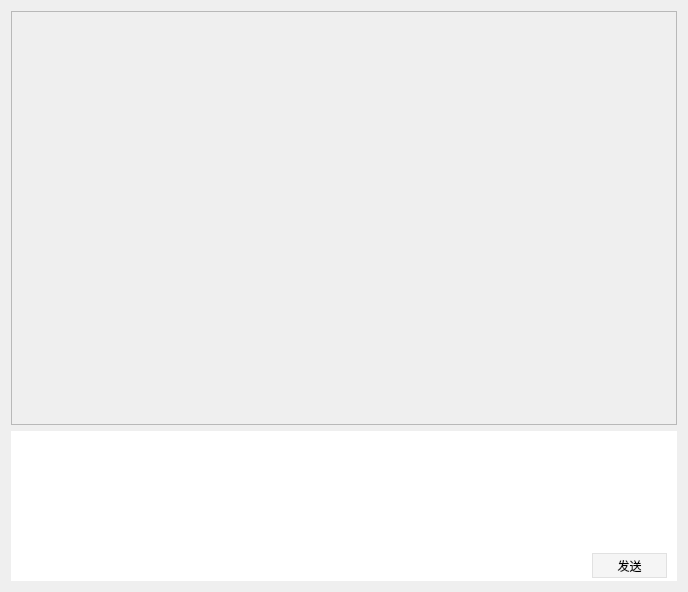
<?xml version="1.0" encoding="UTF-8"?>
<ui version="4.0">
 <class>ToPaoPao</class>
 <widget class="QWidget" name="ToPaoPao">
  <property name="geometry">
   <rect>
    <x>0</x>
    <y>0</y>
    <width>688</width>
    <height>592</height>
   </rect>
  </property>
  <property name="windowTitle">
   <string>ToPaoPao</string>
  </property>
  <layout class="QVBoxLayout" name="verticalLayout" stretch="4,0">
   <item>
    <widget class="QScrollArea" name="scrollArea">
     <property name="autoFillBackground">
      <bool>false</bool>
     </property>
     <property name="styleSheet">
      <string notr="true">QScrollBar:vertical
{
    background: transparent;
    width: 6px;
    border: 0px;
    border-radius: 3px;
}
QScrollBar::handle:vertical
{
    background-color: #c3c0b9;
    border-radius: 3px;
    min-height:60px;
}

QScrollBar::handle:vertical:hover
{
    background-color: #686868;
    min-height:60px;
}

QScrollBar::handle:vertical:pressed
{
    background-color: #686868;
    min-height:60px;
}</string>
     </property>
     <property name="horizontalScrollBarPolicy">
      <enum>Qt::ScrollBarAlwaysOff</enum>
     </property>
     <property name="widgetResizable">
      <bool>true</bool>
     </property>
     <widget class="QWidget" name="scrollAreaWidgetContents_2">
      <property name="geometry">
       <rect>
        <x>0</x>
        <y>0</y>
        <width>668</width>
        <height>416</height>
       </rect>
      </property>
      <property name="autoFillBackground">
       <bool>true</bool>
      </property>
      <property name="styleSheet">
       <string notr="true"/>
      </property>
     </widget>
    </widget>
   </item>
   <item>
    <widget class="QWidget" name="widget" native="true">
     <property name="minimumSize">
      <size>
       <width>0</width>
       <height>150</height>
      </size>
     </property>
     <property name="maximumSize">
      <size>
       <width>16777215</width>
       <height>150</height>
      </size>
     </property>
     <property name="styleSheet">
      <string notr="true">QWidget::widget {background-color: rgb(255, 255, 255);}</string>
     </property>
     <layout class="QHBoxLayout" name="horizontalLayout_2">
      <property name="leftMargin">
       <number>0</number>
      </property>
      <property name="topMargin">
       <number>0</number>
      </property>
      <property name="rightMargin">
       <number>0</number>
      </property>
      <property name="bottomMargin">
       <number>0</number>
      </property>
      <item>
       <layout class="QVBoxLayout" name="verticalLayout_2" stretch="2,0">
        <property name="spacing">
         <number>0</number>
        </property>
        <item>
         <widget class="QPlainTextEdit" name="texteditInput">
          <property name="styleSheet">
           <string notr="true">QPlainTextEdit {
border:none;
}</string>
          </property>
          <property name="plainText">
           <string/>
          </property>
          <property name="placeholderText">
           <string/>
          </property>
         </widget>
        </item>
        <item>
         <widget class="QWidget" name="widget_2" native="true">
          <property name="styleSheet">
           <string notr="true">background-color: rgb(255, 255, 255);</string>
          </property>
          <layout class="QHBoxLayout" name="horizontalLayout_3">
           <property name="leftMargin">
            <number>0</number>
           </property>
           <property name="topMargin">
            <number>0</number>
           </property>
           <property name="rightMargin">
            <number>0</number>
           </property>
           <property name="bottomMargin">
            <number>0</number>
           </property>
           <item>
            <layout class="QHBoxLayout" name="horizontalLayout">
             <property name="rightMargin">
              <number>10</number>
             </property>
             <property name="bottomMargin">
              <number>3</number>
             </property>
             <item>
              <spacer name="horizontalSpacer">
               <property name="orientation">
                <enum>Qt::Horizontal</enum>
               </property>
               <property name="sizeHint" stdset="0">
                <size>
                 <width>40</width>
                 <height>20</height>
                </size>
               </property>
              </spacer>
             </item>
             <item>
              <widget class="QPushButton" name="btnSend">
               <property name="sizePolicy">
                <sizepolicy hsizetype="Minimum" vsizetype="Expanding">
                 <horstretch>0</horstretch>
                 <verstretch>0</verstretch>
                </sizepolicy>
               </property>
               <property name="minimumSize">
                <size>
                 <width>75</width>
                 <height>25</height>
                </size>
               </property>
               <property name="maximumSize">
                <size>
                 <width>75</width>
                 <height>25</height>
                </size>
               </property>
               <property name="styleSheet">
                <string notr="true">QPushButton{
background-color: rgb(245, 245, 245);
border:1px solid #E1E1E1;
}
QPushButton:hover{
background-color: rgb(18, 150, 17);
color:white
}
</string>
               </property>
               <property name="text">
                <string>发送</string>
               </property>
              </widget>
             </item>
            </layout>
           </item>
          </layout>
         </widget>
        </item>
       </layout>
      </item>
     </layout>
    </widget>
   </item>
  </layout>
  <action name="actionenter">
   <property name="icon">
    <iconset resource="res.qrc">
     <normaloff>:/new/prefix1/me.jpg</normaloff>:/new/prefix1/me.jpg</iconset>
   </property>
   <property name="text">
    <string>enter</string>
   </property>
   <property name="shortcut">
    <string>Return</string>
   </property>
   <property name="shortcutVisibleInContextMenu">
    <bool>false</bool>
   </property>
  </action>
 </widget>
 <layoutdefault spacing="6" margin="11"/>
 <resources>
  <include location="res.qrc"/>
 </resources>
 <connections/>
</ui>
